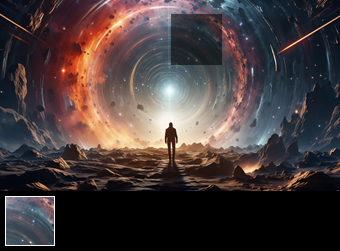
#> input picture image.png, 340 x 251 px
$ python solve_captcha_final.py
#> lines starting #> are read from the running program, lines starting #| are printed output that depends on the picture; after the words box and inside, x2 and y2 are one past the last pixel; in counts of white or black regions, pixels touching at a corner belong together
#!/usr/bin/env python3
"""
GIẢI CAPTCHA PUZZLE - PHIÊN BẢN TỐI ƯU
Nhận diện hình ảnh để tìm vị trí ghép mảnh chính xác
"""

import cv2
import numpy as np
from datetime import datetime
import os

def solve_captcha_puzzle(image_path):
    """Giải captcha puzzle thông minh"""
    print("🎯 BẮT ĐẦU GIẢI CAPTCHA PUZZLE...")

    # Đọc ảnh
    img = cv2.imread(image_path)
    if img is None:
        raise ValueError(f"Không thể đọc ảnh: {image_path}")

    gray = cv2.cvtColor(img, cv2.COLOR_BGR2GRAY)
    h, w = gray.shape
    print(f"📐 Kích thước ảnh: {w}x{h}")

    # Phân tích ảnh trước
    analyze_image_structure(gray)

    # Bước 1: Tìm mảnh ghép (thử nhiều cách)
    piece_info = find_puzzle_piece_smart(img, gray)
    if piece_info is None:
        print("❌ Không tìm thấy mảnh ghép!")
        return None

    piece_template, piece_bbox = piece_info
    print(f"🧩 Đã tìm thấy mảnh ghép: {piece_bbox}")

    # Bước 2: Tìm vị trí khớp
    gap_position = find_best_match_position(gray, piece_template, piece_bbox)

    if gap_position is None:
        print("❌ Không tìm thấy vị trí khớp!")
        return None

    # Bước 3: Visualize và lưu kết quả
    save_result_image(img, piece_bbox, gap_position)

    print(f"✅ THÀNH CÔNG! Vị trí cần click: {gap_position}")
    return gap_position

def analyze_image_structure(gray):
    """Phân tích cấu trúc ảnh"""
    h, w = gray.shape

    # Phân tích các vùng
    regions = {
        'Toàn bộ': gray,
        'Vùng trên (70%)': gray[:int(h*0.7), :],
        'Vùng dưới (70%+)': gray[int(h*0.7):, :],
        'Vùng dưới (80%+)': gray[int(h*0.8):, :],
        'Vùng dưới (85%+)': gray[int(h*0.85):, :],
    }

    print("\n📊 PHÂN TÍCH CẤU TRÚC:")
    for name, region in regions.items():
        if region.size > 0:
            print(f"{name}: {region.shape}, Mean={np.mean(region):.1f}, Std={np.std(region):.1f}")

def find_puzzle_piece_smart(img, gray):
    """Tìm mảnh ghép bằng nhiều phương pháp thông minh"""
    h, w = gray.shape

    print("\n🔍 TÌM MẢNH GHÉP...")

    # Thử nhiều vùng tìm kiếm
    search_regions = [
        (0.75, "25% dưới"),
        (0.8, "20% dưới"),
        (0.85, "15% dưới"),
        (0.7, "30% dưới"),
        (0.65, "35% dưới")
    ]

    best_piece = None
    best_score = 0

    for start_ratio, region_name in search_regions:
        start_y = int(h * start_ratio)
        region = gray[start_y:, :]

        print(f"\n🔍 Tìm trong {region_name}...")

        # Thử nhiều phương pháp threshold
        methods = [
            ('THRESH_BINARY', cv2.THRESH_BINARY),
            ('THRESH_BINARY_INV', cv2.THRESH_BINARY_INV),
            ('THRESH_OTSU', cv2.THRESH_BINARY + cv2.THRESH_OTSU),
        ]

        for method_name, thresh_type in methods:
            # Thử với nhiều giá trị threshold
            thresh_values = [0] if 'OTSU' in method_name else [50, 80, 100, 120, 150, 180, 200]

            for thresh_val in thresh_values:
                try:
                    if 'OTSU' in method_name:
                        _, binary = cv2.threshold(region, 0, 255, thresh_type)
                    else:
                        _, binary = cv2.threshold(region, thresh_val, 255, thresh_type)

                    # Morphology để làm sạch
                    kernel = cv2.getStructuringElement(cv2.MORPH_RECT, (3, 3))
                    binary = cv2.morphologyEx(binary, cv2.MORPH_CLOSE, kernel)
                    binary = cv2.morphologyEx(binary, cv2.MORPH_OPEN, kernel)

                    # Tìm contours
                    contours, _ = cv2.findContours(binary, cv2.RETR_EXTERNAL, cv2.CHAIN_APPROX_SIMPLE)

                    for contour in contours:
                        area = cv2.contourArea(contour)

                        # Mảnh ghép phải có kích thước hợp lý
                        if 200 < area < 8000:
                            x, y, cw, ch = cv2.boundingRect(contour)

                            # Kiểm tra tỷ lệ khung hình hợp lý
                            aspect_ratio = cw / ch if ch > 0 else 0
                            if 0.3 < aspect_ratio < 3.0:

                                # Điều chỉnh tọa độ về ảnh gốc
                                abs_y = start_y + y
                                abs_bbox = (x, abs_y, cw, ch)

                                # Extract template
                                template = gray[abs_y:abs_y+ch, x:x+cw]

                                # Đánh giá chất lượng mảnh ghép
                                score = evaluate_piece_quality(template, area, aspect_ratio)

                                if score > best_score:
                                    best_score = score
                                    best_piece = (template, abs_bbox)
                                    print(f"✨ Mảnh ghép tốt hơn: {method_name}, thresh={thresh_val}, area={area:.0f}, ratio={aspect_ratio:.2f}, score={score:.2f}")

                except Exception as e:
                    continue

    if best_piece:
        template, bbox = best_piece
        print(f"🏆 Chọn mảnh ghép tốt nhất: {bbox}, score={best_score:.2f}")
        return best_piece

    return None

def evaluate_piece_quality(template, area, aspect_ratio):
    """Đánh giá chất lượng mảnh ghép"""
    if template.size == 0:
        return 0

    # Tiêu chí đánh giá:
    # 1. Kích thước hợp lý (ưu tiên medium size)
    size_score = 1.0 - abs(area - 2000) / 5000  # Tối ưu quanh 2000 pixels
    size_score = max(0, min(1, size_score))

    # 2. Tỷ lệ khung hình (ưu tiên hình vuông hoặc hình chữ nhật cân đối)
    aspect_score = 1.0 - abs(aspect_ratio - 1.0) / 2.0  # Tối ưu quanh 1.0
    aspect_score = max(0, min(1, aspect_score))

    # 3. Độ phức tạp (có chi tiết, không đồng nhất)
    std_dev = np.std(template)
    complexity_score = min(1.0, std_dev / 50.0)  # Chuẩn hóa về [0,1]

    # 4. Độ tương phản
    contrast = np.max(template) - np.min(template)
    contrast_score = min(1.0, contrast / 255.0)

    # Tổng hợp điểm
    total_score = (size_score * 0.3 + aspect_score * 0.2 +
                   complexity_score * 0.3 + contrast_score * 0.2)

    return total_score

def find_best_match_position(gray, piece_template, piece_bbox):
    """Tìm vị trí khớp tốt nhất"""
    h, w = gray.shape
    px, py, pw, ph = piece_bbox

    print(f"\n🎯 TÌM VỊ TRÍ KHỚP cho mảnh {pw}x{ph}...")

    # Vùng tìm kiếm: phần trên, tránh vùng mảnh ghép
    search_end_y = max(10, py - 20)  # Tránh overlap
    search_region = gray[:search_end_y, :]

    if search_region.size == 0:
        print("❌ Vùng tìm kiếm quá nhỏ!")
        return None

    print(f"🔍 Vùng tìm kiếm: {search_region.shape}")

    # Template matching với nhiều phương pháp
    methods = [
        ('TM_CCOEFF_NORMED', cv2.TM_CCOEFF_NORMED, False),
        ('TM_CCORR_NORMED', cv2.TM_CCORR_NORMED, False),
        ('TM_SQDIFF_NORMED', cv2.TM_SQDIFF_NORMED, True),  # True = take minimum
    ]

    best_position = None
    best_confidence = 0

    # Thử với template gốc và các biến thể
    templates_to_try = [
        ("Original", piece_template),
        ("Inverted", 255 - piece_template),
    ]

    for template_name, template in templates_to_try:
        # Đảm bảo template không lớn hơn search region
        if template.shape[0] >= search_region.shape[0] or template.shape[1] >= search_region.shape[1]:
            continue

        print(f"\n🔍 Thử template: {template_name}")

        for method_name, method, take_min in methods:
            try:
                result = cv2.matchTemplate(search_region, template, method)

                if take_min:
                    min_val, max_val, min_loc, max_loc = cv2.minMaxLoc(result)
                    confidence = 1 - min_val  # Đảo ngược cho SQDIFF
                    match_loc = min_loc
                else:
                    min_val, max_val, min_loc, max_loc = cv2.minMaxLoc(result)
                    confidence = max_val
                    match_loc = max_loc

                # Tính vị trí center của match
                center_x = match_loc[0] + template.shape[1] // 2
                center_y = match_loc[1] + template.shape[0] // 2

                print(f"  {method_name}: confidence={confidence:.3f} at ({center_x}, {center_y})")

                # Xác thực thêm nếu confidence cao
                if confidence > 0.3:
                    # Kiểm tra vùng xung quanh có phù hợp không
                    validation_score = validate_gap_region(search_region, match_loc, template.shape)
                    total_score = confidence * 0.7 + validation_score * 0.3

                    if total_score > best_confidence:
                        best_confidence = total_score
                        best_position = (center_x, center_y)
                        print(f"    🎯 Vị trí tốt hơn! Score: {total_score:.3f}")

            except Exception as e:
                print(f"    ❌ Lỗi {method_name}: {e}")
                continue

    if best_position:
        print(f"\n🏆 VỊ TRÍ TỐT NHẤT: {best_position} (confidence: {best_confidence:.3f})")
        return best_position

    return None

def validate_gap_region(search_region, match_loc, template_shape):
    """Xác thực vùng gap có phù hợp không"""
    try:
        mx, my = match_loc
        th, tw = template_shape

        # Đảm bảo không vượt biên
        if mx + tw > search_region.shape[1] or my + th > search_region.shape[0]:
            return 0

        gap_region = search_region[my:my+th, mx:mx+tw]

        if gap_region.size == 0:
            return 0

        # Đánh giá đặc trưng gap:
        # 1. Độ đồng đều (gap thường có màu đồng đều)
        uniformity = 1.0 / (1.0 + np.std(gap_region) / 50.0)

        # 2. Độ tối (gap thường tối hơn background)
        darkness = 1.0 - np.mean(gap_region) / 255.0

        # 3. Độ tương phản thấp (gap thường ít chi tiết)
        contrast = (np.max(gap_region) - np.min(gap_region)) / 255.0
        low_contrast = 1.0 - contrast

        # Tổng hợp
        score = (uniformity * 0.4 + darkness * 0.4 + low_contrast * 0.2)
        return max(0, min(1, score))

    except:
        return 0

def save_result_image(img, piece_bbox, gap_position):
    """Lưu ảnh kết quả"""
    result_img = img.copy()
    px, py, pw, ph = piece_bbox
    gx, gy = gap_position

    # Vẽ mảnh ghép
    cv2.rectangle(result_img, (px, py), (px + pw, py + ph), (0, 0, 255), 2)
    cv2.putText(result_img, 'PIECE', (px, py - 5), cv2.FONT_HERSHEY_SIMPLEX, 0.5, (0, 0, 255), 1)

    # Vẽ vị trí gap
    cv2.circle(result_img, gap_position, 8, (0, 255, 0), -1)
    cv2.circle(result_img, gap_position, 12, (0, 255, 0), 2)
    cv2.putText(result_img, f'GAP', (gx + 15, gy - 15), cv2.FONT_HERSHEY_SIMPLEX, 0.5, (0, 255, 0), 1)

    # Vẽ đường nối
    piece_center = (px + pw//2, py + ph//2)
    cv2.arrowedLine(result_img, piece_center, gap_position, (255, 255, 0), 2)

    # Lưu file
    if not os.path.exists('results'):
        os.makedirs('results')

    timestamp = datetime.now().strftime("%Y%m%d_%H%M%S")
    result_path = f"results/captcha_solved_{timestamp}.png"
    cv2.imwrite(result_path, result_img)

    print(f"💾 Đã lưu kết quả: {result_path}")

def main():
    """Hàm main"""
    image_path = "image.png"

    try:
        gap_position = solve_captcha_puzzle(image_path)
#> in solve_captcha_puzzle, img is the input picture: shape (251, 340, 3); mean B, G, R 59.4, 59.3, 70.4
#> in solve_captcha_puzzle, `gray = cv2.cvtColor(img, cv2.COLOR_BGR2GRAY)`:
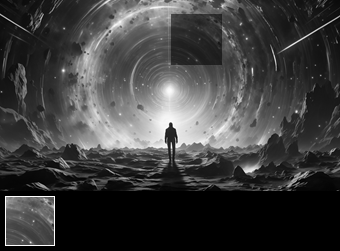
#> gray: shape (251, 340); min 0, max 255, mean 62.6
#| 📐 Kích thước ảnh: 340x251
#> the loop in analyze_image_structure, `for name, region in regions.items():` made 5 passes
#> name on passes 1 to 5: 'Toàn bộ', 'Vùng trên (70%)', 'Vùng dưới (70%+)', 'Vùng dưới (80%+)', 'Vùng dưới (85%+)'
#| Toàn bộ: (251, 340), Mean=62.6, Std=59.1
#| Vùng trên (70%): (175, 340), Mean=82.3, Std=55.7
#| Vùng dưới (70%+): (76, 340), Mean=17.4, Std=38.2
#| Vùng dưới (80%+): (51, 340), Mean=13.1, Std=37.4
#| Vùng dưới (85%+): (38, 340), Mean=11.9, Std=35.3
#> the loop in find_puzzle_piece_smart, `for start_ratio, region_name in search_regions:` made 5 passes
#> start_y on passes 2 to 5: 200, 213, 175, 163
#> after the loop in find_puzzle_piece_smart, `for start_ratio, region_name in search_regions:`:
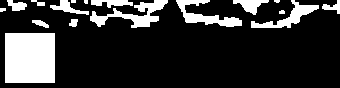
#> binary: shape (88, 340); 19.3% white; 17 white regions (3 under 20 px), largest, box (x1, y1, x2, y2) and area: (5, 33, 55, 83) 2500, (90, 0, 168, 28) 810, (176, 0, 242, 27) 664
#> after the loop in find_puzzle_piece_smart, `for start_ratio, region_name in search_regions:`:
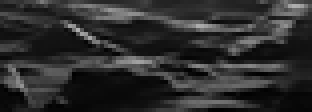
#> template: shape (28, 78) (shown 4 times larger); min 1, max 175, mean 45.5
#> after the loop in find_puzzle_piece_smart, `for start_ratio, region_name in search_regions:`: best_score = 0.934
#> in find_puzzle_piece_smart, `template, bbox = best_piece`: bbox = (5, 196, 50, 50)
#| 🏆 Chọn mảnh ghép tốt nhất: (5, 196, 50, 50), score=0.93
#| 🧩 Đã tìm thấy mảnh ghép: (5, 196, 50, 50)
#> in find_best_match_position, `px, py, pw, ph = piece_bbox`: px = 5; py = 196; pw = 50
#> (printed output is left out)
#> in find_best_match_position, `search_end_y = max(10, py - 20)`: search_end_y = 176
#> in find_best_match_position, `search_region = gray[:search_end_y, :]`:
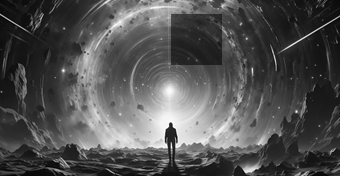
#> search_region: shape (176, 340); min 3, max 255, mean 82
#| 🔍 Vùng tìm kiếm: (176, 340)
#> the loop in find_best_match_position, `for template_name, template in templates_to_try:` made 2 passes
#> template_name on passes 1 to 2: 'Original', 'Inverted'
#| 🔍 Thử template: Original
#|   TM_CCOEFF_NORMED: confidence=0.688 at (198, 41)
#|     🎯 Vị trí tốt hơn! Score: 0.705
#|   TM_CCORR_NORMED: confidence=0.950 at (198, 41)
#|     🎯 Vị trí tốt hơn! Score: 0.888
#|   TM_SQDIFF_NORMED: confidence=0.820 at (144, 39)
#| 🔍 Thử template: Inverted
#|   TM_CCOEFF_NORMED: confidence=0.448 at (171, 105)
#|   TM_CCORR_NORMED: confidence=0.959 at (124, 126)
#|   TM_SQDIFF_NORMED: confidence=0.912 at (108, 126)
#> after the loop in find_best_match_position, `for template_name, template in templates_to_try:`:
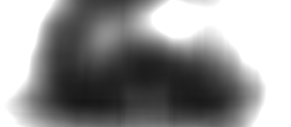
#> result: shape (127, 291) float32; min 0.0879, max 1, mean 0.578
#> after the loop in find_best_match_position, `for template_name, template in templates_to_try:`: best_confidence = 0.888; best_position = (198, 41)
#| 🏆 VỊ TRÍ TỐT NHẤT: (198, 41) (confidence: 0.888)
#> in save_result_image, `px, py, pw, ph = piece_bbox`: px = 5; py = 196; pw = 50
#> in save_result_image, `gx, gy = gap_position`: gx = 198; gy = 41
#> in save_result_image, `cv2.rectangle(result_img, (px, py), (px + pw, py + ph), (0, 0, 255), 2)`:
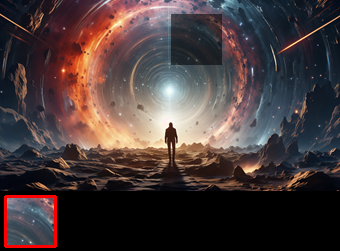
#> result_img: shape (251, 340, 3); 0.7% of pixels changed, all inside (x1, y1, x2, y2) = (4, 195, 57, 248)
#> in save_result_image, `cv2.putText(result_img, f'GAP', (gx + 15, gy - 15), cv2.FONT_HERSHEY_S..`: result_img: shape (251, 340, 3); mean B, G, R 58.4, 59.8, 71.6
#> in save_result_image, `piece_center = (px + pw//2, py + ph//2)`: piece_center = (30, 221)
#> in save_result_image, `cv2.arrowedLine(result_img, piece_center, gap_position, (255, 255, 0),..`:
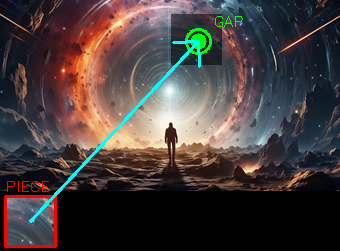
#> result_img: shape (251, 340, 3); mean B, G, R 60.3, 61.4, 70.6
#| ✅ THÀNH CÔNG! Vị trí cần click: (198, 41)
#> gap_position = (198, 41)
        if gap_position:
            print(f"\n🎉 HOÀN THÀNH!")
            print(f"📍 Vị trí cần click: {gap_position}")
#| 📍 Vị trí cần click: (198, 41)
            print(f"💡 Tọa độ X: {gap_position[0]}, Y: {gap_position[1]}")
#| 💡 Tọa độ X: 198, Y: 41
        else:
            print("\n❌ THẤT BẠI - Không tìm thấy vị trí phù hợp")

    except Exception as e:
        print(f"❌ LỖI: {e}")
        import traceback
        traceback.print_exc()

if __name__ == "__main__":
    main()
